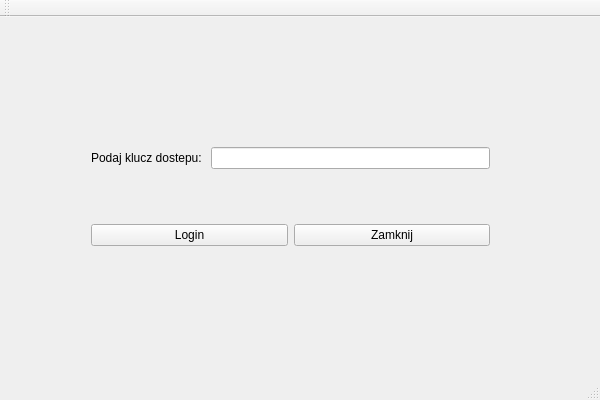
<?xml version="1.0" encoding="UTF-8"?>
<ui version="4.0">
 <class>MainWClass</class>
 <widget class="QMainWindow" name="MainWClass">
  <property name="geometry">
   <rect>
    <x>0</x>
    <y>0</y>
    <width>600</width>
    <height>400</height>
   </rect>
  </property>
  <property name="windowTitle">
   <string>MainW</string>
  </property>
  <widget class="QWidget" name="centralWidget">
   <widget class="QWidget" name="">
    <property name="geometry">
     <rect>
      <x>80</x>
      <y>70</y>
      <width>421</width>
      <height>221</height>
     </rect>
    </property>
    <layout class="QVBoxLayout" name="verticalLayout">
     <item>
      <layout class="QHBoxLayout" name="horizontalLayout">
       <item>
        <widget class="QLabel" name="label">
         <property name="text">
          <string>Podaj klucz dostepu: </string>
         </property>
        </widget>
       </item>
       <item>
        <widget class="QLineEdit" name="klucz"/>
       </item>
      </layout>
     </item>
     <item>
      <layout class="QVBoxLayout" name="verticalLayout_2"/>
     </item>
     <item>
      <layout class="QHBoxLayout" name="horizontalLayout_2">
       <item>
        <widget class="QPushButton" name="login">
         <property name="text">
          <string>Login</string>
         </property>
        </widget>
       </item>
       <item>
        <widget class="QPushButton" name="zamknij">
         <property name="text">
          <string>Zamknij</string>
         </property>
        </widget>
       </item>
      </layout>
     </item>
    </layout>
   </widget>
  </widget>
  <widget class="QMenuBar" name="menuBar">
   <property name="geometry">
    <rect>
     <x>0</x>
     <y>0</y>
     <width>600</width>
     <height>26</height>
    </rect>
   </property>
  </widget>
  <widget class="QToolBar" name="mainToolBar">
   <attribute name="toolBarArea">
    <enum>TopToolBarArea</enum>
   </attribute>
   <attribute name="toolBarBreak">
    <bool>false</bool>
   </attribute>
  </widget>
  <widget class="QStatusBar" name="statusBar"/>
 </widget>
 <layoutdefault spacing="6" margin="11"/>
 <resources>
  <include location="MainW.qrc"/>
 </resources>
 <connections>
  <connection>
   <sender>login</sender>
   <signal>clicked()</signal>
   <receiver>MainWClass</receiver>
   <slot>push_login_button()</slot>
   <hints>
    <hint type="sourcelabel">
     <x>199</x>
     <y>296</y>
    </hint>
    <hint type="destinationlabel">
     <x>199</x>
     <y>340</y>
    </hint>
   </hints>
  </connection>
  <connection>
   <sender>zamknij</sender>
   <signal>clicked()</signal>
   <receiver>MainWClass</receiver>
   <slot>close()</slot>
   <hints>
    <hint type="sourcelabel">
     <x>363</x>
     <y>298</y>
    </hint>
    <hint type="destinationlabel">
     <x>373</x>
     <y>357</y>
    </hint>
   </hints>
  </connection>
 </connections>
 <slots>
  <slot>push_login_button()</slot>
 </slots>
</ui>
